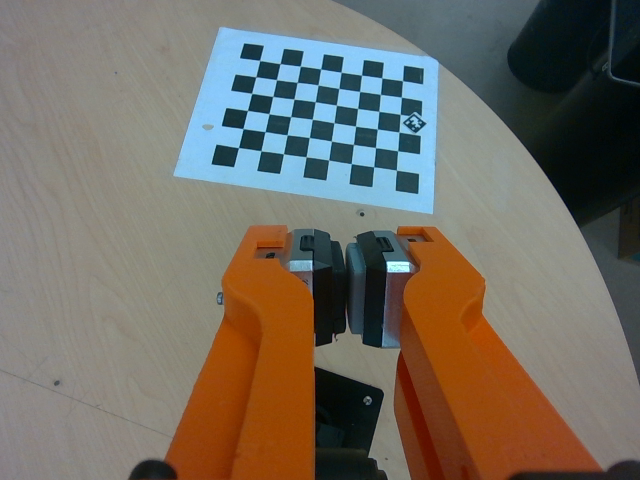
#> input picture src/calibration/eye_in_hand/Xverification/pose_001.png, 640 x 480 px, found by its file name
$ python analyze_checkerboard_poses.py
#> lines starting #> are read from the running program, lines starting #| are printed output that depends on the picture
#!/usr/bin/env python3
"""
Analyze checkerboard position in camera frame from saved images.

This script reads pose images and detects the checkerboard position
relative to the camera. Since the checkerboard didn't move between
images, it should appear at the same position in the camera frame.

Usage:
    python3 src/analyze_checkerboard_poses.py
"""

import cv2
import numpy as np
import logging
from pathlib import Path
from datetime import datetime

# ============================================================================
# Logging Setup
# ============================================================================

LOG_DIR = Path(__file__).parent.parent / "logs"
LOG_DIR.mkdir(exist_ok=True)

LOG_FILE = (
    LOG_DIR / f"checkerboard_analysis_{datetime.now().strftime('%Y%m%d_%H%M%S')}.log"
)

logging.basicConfig(
    level=logging.DEBUG,
    format="%(asctime)s - %(levelname)s - %(message)s",
    handlers=[logging.FileHandler(LOG_FILE, mode="w"), logging.StreamHandler()],
)
logger = logging.getLogger(__name__)

# ============================================================================
# Configuration
# ============================================================================

BOARD_SIZE = (8, 6)  # Internal corners (columns, rows)
SQUARE_SIZE = 0.025  # 25mm squares

# Camera intrinsics from RealSense D405
CAMERA_MATRIX = np.array(
    [
        [385.4389953613281, 0.0, 316.2204895019531],
        [0.0, 384.87786865234375, 240.33718872070312],
        [0.0, 0.0, 1.0],
    ],
    dtype=np.float32,
)

DIST_COEFFS = np.array(
    [
        -0.05274650454521179,
        0.05903208255767822,
        -0.00027341238455846906,
        0.0007520649232901633,
        -0.018650885671377182,
    ],
    dtype=np.float32,
)

# Image paths
DATA_DIR = Path(__file__).parent.parent / "data" / "Xverification"
IMAGE_FILES = [
    DATA_DIR / "pose_001.png",
    DATA_DIR / "pose_002.png",
]


# ============================================================================
# Functions
# ============================================================================


def detect_checkerboard(image, camera_matrix, dist_coeffs):
    """
    Detect checkerboard and compute its pose in camera frame.

    Returns:
        success: bool
        corners: detected corner points
        rvec: rotation vector
        tvec: translation vector (position in camera frame)
        T_target2cam: 4x4 transformation matrix
    """
    logger.debug(f"Image shape: {image.shape}")

    gray = cv2.cvtColor(image, cv2.COLOR_BGR2GRAY)
    logger.debug(f"Grayscale shape: {gray.shape}")

    # Find checkerboard corners
    flags = cv2.CALIB_CB_ADAPTIVE_THRESH + cv2.CALIB_CB_NORMALIZE_IMAGE
    ret, corners = cv2.findChessboardCorners(gray, BOARD_SIZE, flags)

    logger.info(f"Checkerboard detection: {'SUCCESS' if ret else 'FAILED'}")

    if not ret:
        return False, None, None, None, None

    # Refine corners
    criteria = (cv2.TERM_CRITERIA_EPS + cv2.TERM_CRITERIA_MAX_ITER, 30, 0.001)
    corners = cv2.cornerSubPix(gray, corners, (11, 11), (-1, -1), criteria)
    logger.debug(f"Refined {len(corners)} corners")

    # Create object points (checkerboard in its own frame, Z=0)
    objp = np.zeros((BOARD_SIZE[0] * BOARD_SIZE[1], 3), np.float32)
    objp[:, :2] = np.mgrid[0 : BOARD_SIZE[0], 0 : BOARD_SIZE[1]].T.reshape(-1, 2)
    objp *= SQUARE_SIZE

    # Solve PnP to get pose
    success, rvec, tvec = cv2.solvePnP(objp, corners, camera_matrix, dist_coeffs)

    if not success:
        logger.error("solvePnP failed")
        return False, corners, None, None, None

    # Convert to 4x4 matrix
    R, _ = cv2.Rodrigues(rvec)
    T_target2cam = np.eye(4)
    T_target2cam[:3, :3] = R
    T_target2cam[:3, 3] = tvec.flatten()

    return True, corners, rvec, tvec, T_target2cam


def main():
    logger.info("=" * 70)
    logger.info("Checkerboard Position Analysis")
    logger.info("=" * 70)
    logger.info("")
    logger.info(f"Log file: {LOG_FILE}")
    logger.info(f"Board size: {BOARD_SIZE[0]}x{BOARD_SIZE[1]} internal corners")
    logger.info(f"Square size: {SQUARE_SIZE * 1000:.1f} mm")
    logger.info("")

    # Store results
    results = []

    for img_path in IMAGE_FILES:
        logger.info("-" * 70)
        logger.info(f"Processing: {img_path.name}")
        logger.info("-" * 70)

        if not img_path.exists():
            logger.error(f"File not found: {img_path}")
            continue

        # Read image
        image = cv2.imread(str(img_path))
#> image is the input picture: shape (480, 640, 3); mean B, G, R 99, 108.7, 114.7
        if image is None:
            logger.error(f"Failed to read image: {img_path}")
            continue

        logger.info(f"Image loaded: {image.shape[1]}x{image.shape[0]} pixels")

        # Detect checkerboard
        success, corners, rvec, tvec, T_target2cam = detect_checkerboard(
            image, CAMERA_MATRIX, DIST_COEFFS
        )
#> in detect_checkerboard, `gray = cv2.cvtColor(image, cv2.COLOR_BGR2GRAY)`:
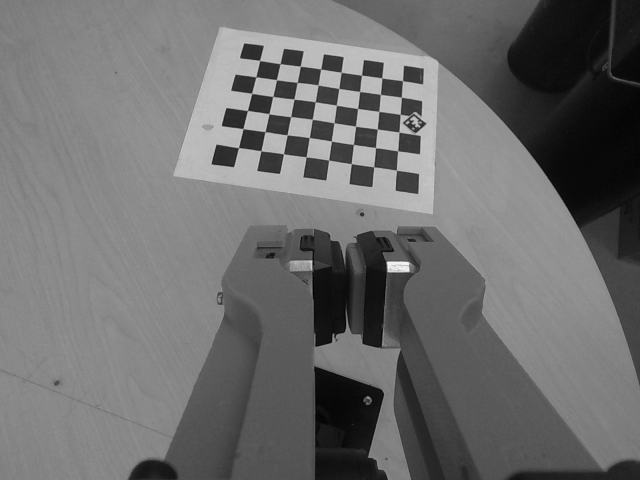
#> gray: shape (480, 640); min 2, max 243, mean 109.3
#> in detect_checkerboard, `ret, corners = cv2.findChessboardCorners(gray, BOARD_SIZE, flags)`: ret = True; corners = 48 rows, first 8: [259.6, 60.48], [280, 63.69], [300.3, 66.22], [320.6, 69.02], [341.1, 72.29], [361.6, 75.22], [381.7, 77.85], [402.5, 80.7]
#> in detect_checkerboard, `corners = cv2.cornerSubPix(gray, corners, (11, 11), (-1, -1), criteria)`: corners = 48 rows, first 8: [259.6, 60.43], [280, 63.7], [300.3, 66.17], [320.7, 68.99], [341, 72.26], [361.5, 75.15], [381.8, 77.87], [402.5, 80.65]
#> in detect_checkerboard, `success, rvec, tvec = cv2.solvePnP(objp, corners, camera_matrix, dist_..`: success = True; rvec = [-0.35, -0.0247, 0.141]; tvec = [-0.0687, -0.218, 0.463]
#> in detect_checkerboard, `R, _ = cv2.Rodrigues(rvec)`: R = [[0.99, -0.134, -0.0485], [0.142, 0.929, 0.34], [-0.00038, -0.344, 0.939]]
#> success = True; rvec = [-0.35, -0.0247, 0.141]; tvec = [-0.0687, -0.218, 0.463]; T_target2cam = [[0.99, -0.134, -0.0485, -0.0687], [0.142, 0.929, 0.34, -0.218], [-0.00038, -0.344, 0.939, 0.463], [0, 0, 0, 1]]

        if not success:
            logger.error(f"Failed to detect checkerboard in {img_path.name}")
            continue

        # Log position in camera frame
        pos = tvec.flatten()
#> pos = [-0.0687, -0.218, 0.463]
        logger.info("")
        logger.info("CHECKERBOARD POSITION IN CAMERA FRAME:")
        logger.info(f"  X = {pos[0]*1000:8.2f} mm  ({pos[0]:.6f} m)")
        logger.info(f"  Y = {pos[1]*1000:8.2f} mm  ({pos[1]:.6f} m)")
        logger.info(f"  Z = {pos[2]*1000:8.2f} mm  ({pos[2]:.6f} m)")
        logger.info(f"  Distance = {np.linalg.norm(pos)*1000:.2f} mm")
        logger.info("")

        # Log rotation
        rvec_flat = rvec.flatten()
#> rvec_flat = [-0.35, -0.0247, 0.141]
        logger.info("ROTATION (Rodrigues vector):")
        logger.info(
            f"  rx = {rvec_flat[0]:.6f} rad ({np.degrees(rvec_flat[0]):.2f} deg)"
        )
        logger.info(
            f"  ry = {rvec_flat[1]:.6f} rad ({np.degrees(rvec_flat[1]):.2f} deg)"
        )
        logger.info(
            f"  rz = {rvec_flat[2]:.6f} rad ({np.degrees(rvec_flat[2]):.2f} deg)"
        )
        logger.info("")

        # Log full transformation matrix
        logger.info("T_target2cam (4x4 matrix):")
        for row in T_target2cam:
            logger.info(
                f"  [{row[0]:10.6f}, {row[1]:10.6f}, {row[2]:10.6f}, {row[3]:10.6f}]"
            )
#> this loop made 4 passes
        logger.info("")

        results.append(
            {
                "file": img_path.name,
                "tvec": pos,
                "rvec": rvec_flat,
                "T_target2cam": T_target2cam,
            }
        )
#> pass 2 of the loop in main, `for img_path in IMAGE_FILES:`:
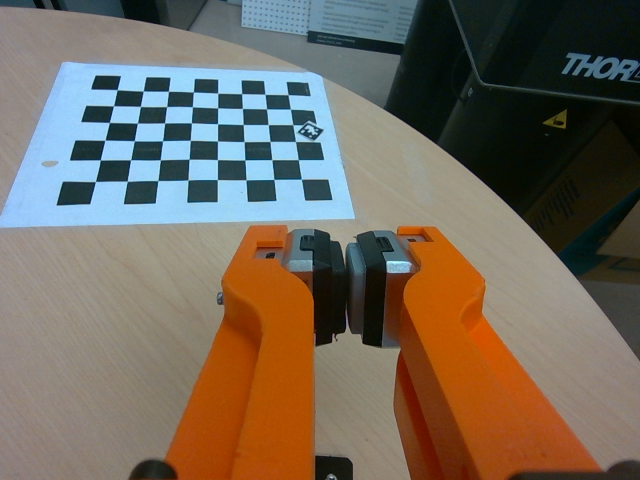
#> input picture src/calibration/eye_in_hand/Xverification/pose_002.png, 640 x 480 px, found by its file name
#> in main, image is the input picture: shape (480, 640, 3); mean B, G, R 92.5, 104.9, 114.5
#> in detect_checkerboard (call 2), `gray = cv2.cvtColor(image, cv2.COLOR_BGR2GRAY)`:
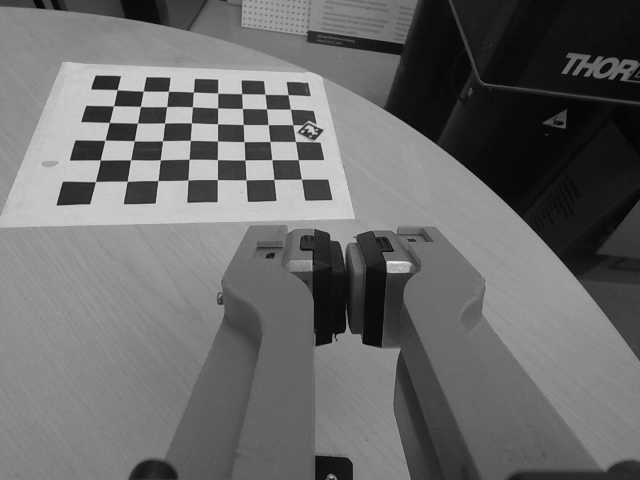
#> gray: shape (480, 640); min 1, max 237, mean 106.3
#> in detect_checkerboard (call 2), `ret, corners = cv2.findChessboardCorners(gray, BOARD_SIZE, flags)`: corners = 48 rows, first 8: [117.1, 89.73], [143.2, 91.1], [168.4, 91.25], [193.5, 91.98], [217.7, 93.12], [241.6, 93.63], [265, 94.3], [288.2, 94.65]
#> in detect_checkerboard (call 2), `corners = cv2.cornerSubPix(gray, corners, (11, 11), (-1, -1), criteria)`: corners = 48 rows, first 8: [117.1, 89.7], [143.3, 91.14], [168.4, 91.28], [193.4, 92.05], [217.7, 93.14], [241.6, 93.67], [265, 94.28], [288, 94.66]
#> in detect_checkerboard (call 2), `success, rvec, tvec = cv2.solvePnP(objp, corners, camera_matrix, dist_..`: rvec = [-0.59, -0.176, -0.0946]; tvec = [-0.202, -0.153, 0.386]
#> R = [[0.981, 0.139, -0.138], [-0.0383, 0.827, 0.56], [0.192, -0.544, 0.817]]
#> in main, `success, corners, rvec, tvec, T_target2cam = detect_checkerboard( imag..`: rvec = [-0.59, -0.176, -0.0946]; tvec = [-0.202, -0.153, 0.386]; T_target2cam = [[0.981, 0.139, -0.138, -0.202], [-0.0383, 0.827, 0.56, -0.153], [0.192, -0.544, 0.817, 0.386], [0, 0, 0, 1]]
#> pos = [-0.202, -0.153, 0.386]
#> rvec_flat = [-0.59, -0.176, -0.0946]
#> the loop in main, `for row in T_target2cam:` made 4 passes

    # Compare results
    if len(results) >= 2:
        logger.info("=" * 70)
        logger.info("COMPARISON")
        logger.info("=" * 70)
        logger.info("")

        pos1 = results[0]["tvec"]
#> pos1 = [-0.0687, -0.218, 0.463]
        pos2 = results[1]["tvec"]
#> pos2 = [-0.202, -0.153, 0.386]

        diff = pos2 - pos1
#> diff = [-0.134, 0.0651, -0.0764]
        diff_norm = np.linalg.norm(diff)
#> diff_norm = 0.167

        logger.info(f"Position in camera frame:")
        logger.info(
            f"  Pose 1: [{pos1[0]*1000:8.2f}, {pos1[1]*1000:8.2f}, {pos1[2]*1000:8.2f}] mm"
        )
        logger.info(
            f"  Pose 2: [{pos2[0]*1000:8.2f}, {pos2[1]*1000:8.2f}, {pos2[2]*1000:8.2f}] mm"
        )
        logger.info("")
        logger.info(f"Difference:")
        logger.info(f"  dX = {diff[0]*1000:8.2f} mm")
        logger.info(f"  dY = {diff[1]*1000:8.2f} mm")
        logger.info(f"  dZ = {diff[2]*1000:8.2f} mm")
        logger.info(f"  Total = {diff_norm*1000:.2f} mm")
        logger.info("")

        # This difference is EXPECTED because the camera moved!
        # The checkerboard is fixed, but the camera is on the gripper
        logger.info("NOTE: The positions ARE DIFFERENT because the camera moved")
        logger.info("      (camera is mounted on the gripper which moved).")
        logger.info("")
        logger.info("      To verify calibration, we need to transform these")
        logger.info("      positions to the BASE frame using:")
        logger.info("        T_target_in_base = T_gripper2base @ X @ T_target2cam")
        logger.info("")
        logger.info("      If calibration X is correct, the base-frame positions")
        logger.info("      should match (since checkerboard didn't move).")

    logger.info("=" * 70)
    logger.info("DONE")
    logger.info("=" * 70)

    return 0


if __name__ == "__main__":
    exit(main())
#> (the program exits here)
